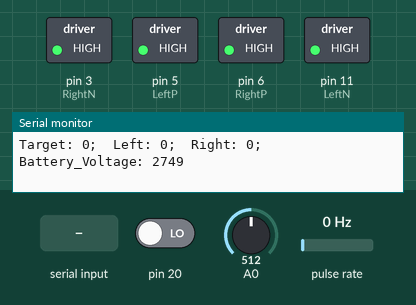
This sketch was run on a simulated Arduino Uno, built with avr-gcc and run on an emulated ATmega328P. On the bench: switched loads named in the sketch (green lamp = pin HIGH), the last lines printed to the serial monitor. Wiring (inferred from the names in the program): pulse sensor: data pin 2. The test bench sets the inputs (shaded band); at power-on: A0 = 512, pin 20 LOW, pulse rate 0 Hz.

Above: at 1.4 s.
1.5 s: "T,45\n" received over Serial
At 3.9 s:
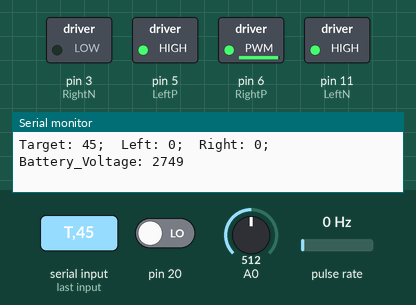
4.2 s: byte 10 ('\n') received over Serial
5.7 s: "T\n" received over Serial
At 6.7 s:
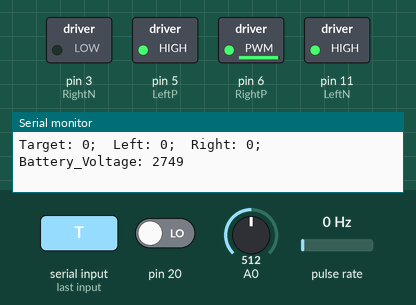
7.2 s: "90,45\n" received over Serial
Timing chart, 0 to 9.7 s (numbered marks = the images above; inputs shaded):
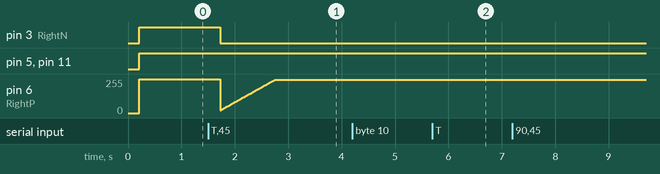

Measured:
- after the input at 1.5 s, pin 3 (RightN): HIGH → LOW after 0.22 s
- after the input at 5.7 s, pin 6 (RightP): 250/255 → 249/255 at once

The sketch:

VelocityControl.ino
```cpp
/*
  转速控制程序
  通过串口发送速度设定值，数据格式：关键字+数据（T40,表示速度设置为40）
  需要注意的细节：定时器2的使用会影响Pin3和Pin11的PWM输出；同时定时器2中断会影响串口接收数据，故在串口接收之前，先暂停定时器2中断。
*/
#include <MsTimer2.h>             //定时中断头文件
#include <PinChangeInterrupt.h>   //外部中断头文件
//#include <PinChangeInt.h>       //讲义中示例的外部中断头文件

//*******TB6612电机驱动引脚*******//
#define RightN  3   //    AIN1  //由于定时器2的使用，Pin3和Pin11无法输出PWM，只能作为数字引脚
#define RightP  6   //    AIN2
#define LeftN   11  //    BIN1  //由于定时器2的使用，Pin3和Pin11无法输出PWM，只能作为数字引脚
#define LeftP   5   //    BIN2

//*****编码器引脚*****//
#define ENCODER_L   4         //左轮编码器采集引脚，外部中断触发源端口
#define DIRECTION_L 8
#define ENCODER_R   2         //右轮编码器采集引脚，外部中断触发源端口
#define DIRECTION_R 7

//*****全局变量*****//
volatile long Counter_Left, Counter_Right ; //左右轮编码器计数器
int Velocity_Left, Velocity_Right;          //左右轮速度
int Velocity_Target;                        //左右轮目标速度
float Velocity_KP = 4, Velocity_KI = 0.5;   //小车速度控制的PI参数
int  maxPwm = 250, maxVel = 47;             //maxVel = 47：10ms定时器中断时，最大转速为47
int MotorR, MotorL;                         //左右轮电机驱动电压

int Battery_Voltage;                  //电池电压采样变量
boolean stringComplete = false;       // 蓝牙串口接收命令完成指示
String comdata;

/**************************************************************************
  函数功能：赋值给PWM寄存器,小车的驱动函数
  入口参数：左右轮电机驱动电压，PWM格式输出
**************************************************************************/
void Driver(int motora, int motorb)   //motora:右轮；motorb:左轮
{
  if (motora > maxPwm) motora = maxPwm;
  if (motora < -maxPwm) motora = -maxPwm;
  if (motorb > maxPwm) motorb = maxPwm;
  if (motorb < -maxPwm) motorb = -maxPwm;

  if (motora > 0) analogWrite(RightP, motora), digitalWrite(RightN, LOW); //赋值给PWM寄存器
  else            analogWrite(RightP, 255 + motora), digitalWrite(RightN, HIGH); //赋值给PWM寄存器
  if (motorb > 0) analogWrite(LeftP, motorb), digitalWrite(LeftN, LOW); //赋值给PWM寄存器
  else            analogWrite(LeftP, 255 + motorb), digitalWrite(LeftN, HIGH); //赋值给PWM寄存器
}
/**************************************************************************
  函数功能：增量PI控制器，根据当前速度和目标速度的差值，算出车轮的合适驱动电压
  入口参数：编码器测量值-Encoder，目标速度-Target
  返回  值：电机驱动电压PWM
**************************************************************************/
int Incremental_PI_Right (int Encoder, int Target)
{
  static float Bias_Right, Pwm_Right, Last_bias_Right;
  Bias_Right = Encoder - Target;                              //计算偏差
  Pwm_Right -= Velocity_KP * (Bias_Right - Last_bias_Right) + Velocity_KI * Bias_Right; //增量式PI控制器
  Last_bias_Right = Bias_Right;                               //保存上一次偏差
  if (Pwm_Right > maxPwm) Pwm_Right = maxPwm;
  if (Pwm_Right < - maxPwm) Pwm_Right = -maxPwm;
  return Pwm_Right;                                           //增量输出
}
int Incremental_PI_Left (int Encoder, int Target)
{
  static float Bias_Left, Pwm_Left, Last_bias_Left;
  Bias_Left = Encoder - Target;                                   //计算偏差
  Pwm_Left -= Velocity_KP * (Bias_Left - Last_bias_Left) + Velocity_KI * Bias_Left; //增量式PI控制器
  Last_bias_Left = Bias_Left;                                     //保存上一次偏差
  if (Pwm_Left > maxPwm) Pwm_Left = maxPwm;
  if (Pwm_Left < - maxPwm) Pwm_Left = -maxPwm;
  return Pwm_Left;                                                //增量输出
}
/*********函数功能：10ms定时器中断服务函数********/
void control()
{
  Velocity_Left = Counter_Left; Counter_Left = 0;                 //读取左轮编码器数据，并清零
  /*需要补充*/    //读取右轮编码器数据，并清零
  MotorR = Incremental_PI_Right(Velocity_Right, Velocity_Target); //速度PI控制器，根据右轮实际速度，和目标速度，算出右轮驱动电压
   /*需要补充*/   //速度PI控制器，根据左轮实际速度，和目标速度，算出左轮驱动电压
  Driver(MotorR, MotorL); //驱动两后轮
  Battery_Detect();       //电池监测
}
/*********函数功能：监测当前电池电压，单位10mV*******/
/******Battery_Voltage<740时，表明电池电压不够*******/
void Battery_Detect()
{
  int Temp;                                     //临时变量
  static float Voltage_All;                     //电压采样相关变量
  static unsigned char Voltage_Count;           //电压采集用的计数器
  Temp = analogRead(0);   //采集一下电池电压    //A0端口 模拟读取就是0端口
  Voltage_Count++;        //平均值计数器
  Voltage_All += Temp;    //多次采样累积
  if (Voltage_Count == 20)
  {
    Battery_Voltage = Voltage_All * 0.5371 / 2; //求平均值，单位：10mV
    Voltage_All = 0;
    Voltage_Count = 0;
  }
}
/*****函数功能：外部中断读取编码器数据，具有二倍频功能 注意外部中断是跳变沿触发********/
void READ_ENCODER_L()
{
  if (digitalRead(ENCODER_L) == LOW)  //如果是下降沿触发的中断
  {
    if (digitalRead(DIRECTION_L) == LOW)      Counter_Left--;  //根据另外一相电平判定方向
    else      Counter_Left++;
  }
  else                                //如果是上升沿触发的中断
  {
    if (digitalRead(DIRECTION_L) == LOW)      Counter_Left++; //根据另外一相电平判定方向
    else     Counter_Left--;
  }
}
/*****函数功能：外部中断读取编码器数据，具有二倍频功能 注意外部中断是跳变沿触发********/
void READ_ENCODER_R()
{
  if (digitalRead(ENCODER_R) == LOW) //如果是下降沿触发的中断
  {
    if (digitalRead(DIRECTION_R) == LOW)      Counter_Right++;//根据另外一相电平判定方向
    else      Counter_Right--;
  }
  else                              //如果是上升沿触发的中断
  {
    if (digitalRead(DIRECTION_R) == LOW)      Counter_Right--; //根据另外一相电平判定方向
    else     Counter_Right++;
  }
}

/***********函数功能：初始化 相当于Main函数************/
void setup()
{
  pinMode(RightP, OUTPUT);          //电机驱动引脚
  pinMode(RightN, OUTPUT);          //电机驱动引脚
  pinMode(LeftP, OUTPUT);           //电机驱动引脚
  pinMode(LeftN, OUTPUT);           //电机驱动引脚

  pinMode(ENCODER_L, INPUT);        //编码器引脚
  pinMode(DIRECTION_L, INPUT);      //编码器引脚
  pinMode(ENCODER_R, INPUT);        //编码器引脚
  pinMode(DIRECTION_R, INPUT);      //编码器引脚
  delay(200);                       //延时等待初始化完成

  sei();                            //全局中断开启
  attachInterrupt(0, READ_ENCODER_R, CHANGE);             //开启外部中断 右轮编码器    //系统库函数，中断通道0，代表D2引脚；中断通道1,代表D3引脚
  attachPCINT(20, READ_ENCODER_L, CHANGE);                //开启外部中断 左轮编码器    //自编库函数，中断源为20，对应D4引脚，
  //attachPinChangeInterrupt(4, READ_ENCODER_L, CHANGE);  //讲义中示例采用的中断函数，中断源为4，对应D4引脚，对应的库函数头文件为<PinChangeInt.h>

  MsTimer2::set(10, control);       //使用Timer2设置10ms定时中断

  Serial.begin(38400);             //开启串口
}
/******函数功能：主循环程序体*******/
void loop()
{
  if (stringComplete == true)
  {
    stringComplete = false;
    Serial.print("Command: " + comdata);
  }
  MsTimer2::start();          //开启定时器中断

  Serial.print("Target: "); Serial.print(Velocity_Target);      //
  Serial.print(";  ");
  Serial.print("Left: "); Serial.print(Velocity_Left);      //
  Serial.print(";  ");
  Serial.print("Right: "); Serial.print(Velocity_Right);    //
  Serial.print(";  ");
  Serial.print("Battery_Voltage: "); Serial.println(Battery_Voltage);    //
  delay(500);

  MsTimer2::stop();           //需关闭定时器中断，因为影响串口接收
}

/****函数功能：串口接收中断******/
void serialEvent()
{
  int data, k = 0, sign = 1;
  char inChar;
  int SerialStart = 0;
  comdata = "";
  SerialStart = Serial.available();
  while (SerialStart > 0)
  {
    inChar = Serial.read();       // get the new byte:
    comdata += inChar;
    delay(2);
    data = int(inChar - 48);
    if (data >= 0 && data <= 9)   //数据格式：关键字+数据，例如T30,表示Velocity_Target = 30；
    {
      switch (k)
      {
        case 0: break;
        case 1: Velocity_Target = Velocity_Target * 10 + data * sign; break;//T: -45~45
        case 2: Velocity_KP = Velocity_KP * 10 + data * sign; break;        //P: 0~100
        case 3: Velocity_KI = Velocity_KI * 10 + data * sign; break;        //I: 0~100
        //……      //可以任意定义其他传送通道
        default: break;
      }
    }
    switch (inChar)
    {
      case 'T': k = 1; Velocity_Target = 0; sign = 1; break;
      case 'P': k = 2; Velocity_KP = 0; sign = 1; break;
      case 'I': k = 3; Velocity_KI = 0; sign = 1; break;
      //……      //可以任意定义其他传送通道
      case '-': sign = -1; break;
      case '\n': stringComplete = true; SerialStart = Serial.available(); Velocity_KP /= 10; Velocity_KI /= 10; break;
      default: break;
    }
  }
}
```
